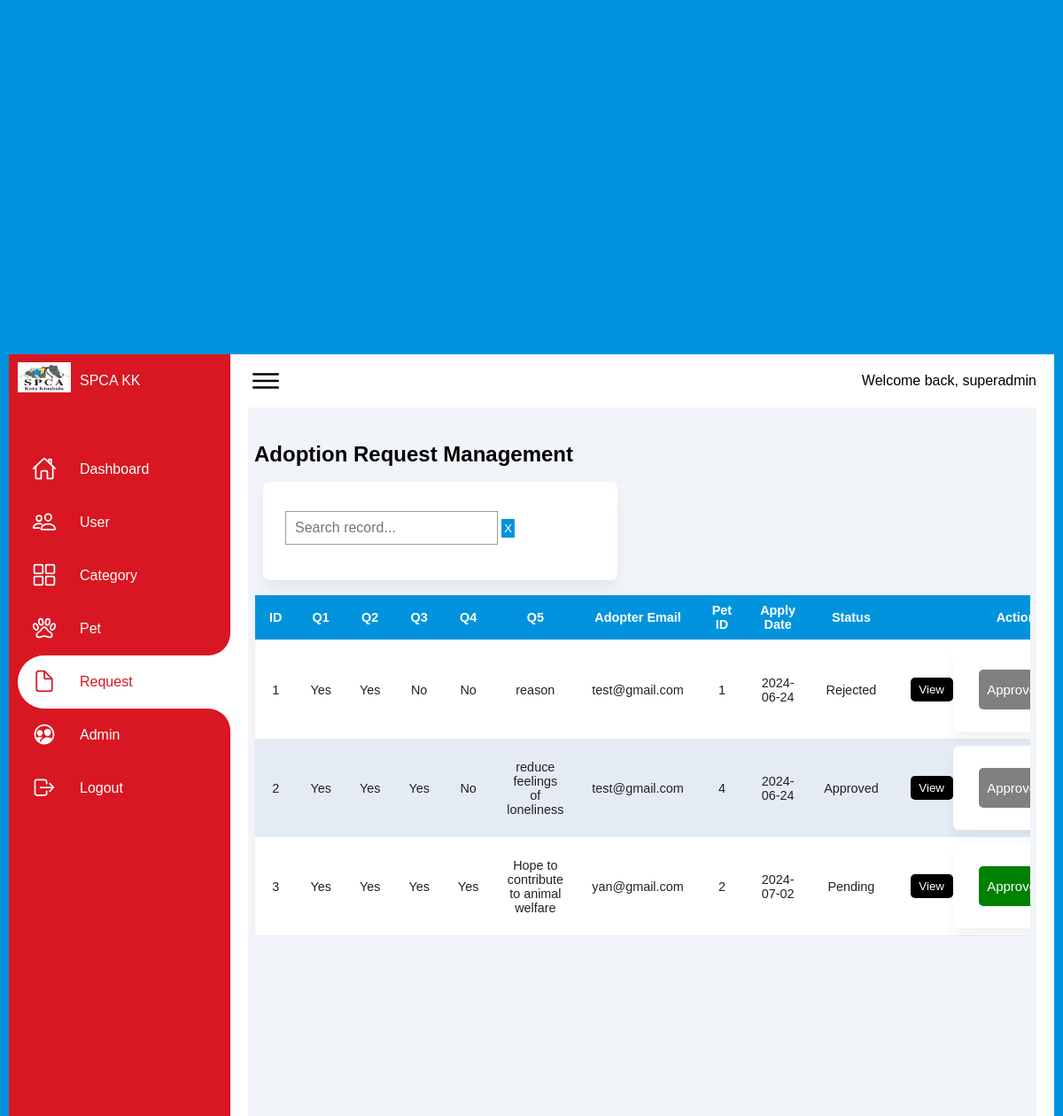
/admin/manageAdoptRequest.php (signed in), run on the app's committed database.
### tables this page shows
CREATE TABLE `question` (
  `apply_id` int(11) NOT NULL,
  `Q1` text NOT NULL,
  `Q2` text NOT NULL,
  `Q3` text NOT NULL,
  `Q4` text NOT NULL,
  `Q5` text NOT NULL,
  `adopter_name` varchar(255) NOT NULL,
  `adoptpet_id` int(11) NOT NULL,
  `apply_date` date NOT NULL DEFAULT current_timestamp(),
  `status` varchar(255) NOT NULL
);

### admin/manageAdoptRequest.php (the view, shortened to what this page needs)
<?php
require('../include/database.php');
if (isset($_SESSION['admin_name'])) {
    $admin_name = $_SESSION['admin_name'];
} else {
    header("Location: admin-login.php");
    exit();
}
if (isset($_SESSION['admin_role'])) {
    $admin_role = $_SESSION['admin_role'];
} else {
    header("Location: admin-login.php");
    exit();
}
?>
<!DOCTYPE html>
<html lang="en">
<head>
    <link rel="stylesheet" href="user-signup.css">
    <link rel="stylesheet" href="adminDashboard1.css">
    <link rel="stylesheet" href="https://maxst.icons8.com/vue-static/landings/line-awesome/line-awesome/1.3.0/css/line-awesome.min.css">
</head>
<body>
    <div class="container">
        <div class="navigation">
            <ul>
                <li>
                    <a href="#">
                        <span class="icon">
                            <img src="../images/logo v2.png" style="width: 60px;">
                        </span>
                        <span class="title">SPCA KK</span>
                    </a>
                </li>
                <li>
                    <a href="adminDashboard.php">
                        <span class="icon">
                            <ion-icon name="home-outline"></ion-icon>
                        </span>
                        <span class="title">Dashboard</span>
                    </a>
                </li>
                <li>
                    <a href="manageUser.php">
                        <span class="icon">
                            <ion-icon name="people-outline"></ion-icon>
                        </span>
                        <span class="title">User</span>
                    </a>
                </li>
                <li>
                    <a href="manageCategory.php">
                        <span class="icon">
                            <ion-icon name="grid-outline"></ion-icon>
                        </span>
                        <span class="title">Category</span>
                    </a>
                </li>
                <li>
                    <a href="managePet.php">
                        <span class="icon">
                            <ion-icon name="paw-outline"></ion-icon>
                        </span>
                        <span class="title">Pet</span>
                    </a>
                </li>
                <li class="active">
                    <a href="manageAdoptRequest.php">
                        <span class="icon">
                            <ion-icon name="document-outline"></ion-icon>
                        </span>
                        <span class="title">Request</span>
                    </a>
                </li>
                <?php if ($admin_role != 'Superadmin') {
                    echo '<li id="disabled">';
                    echo '<a href="manageAdmin.php">';
                    echo '<span class="icon">';
                    echo '<ion-icon name="people-circle-outline"></ion-icon>';
                    echo '</span>';
                    echo '<span class="title">Admin</span>';
                    echo '</a>';
                    echo '</li>';
                } else {
                    echo '<li>';
                    echo '<a href="manageAdmin.php">';
                    echo '<span class="icon">';
                    echo '<ion-icon name="people-circle-outline"></ion-icon>';
                    echo '</span>';
                    echo '<span class="title">Admin</span>';
                    echo '</a>';
                    echo '</li>';
                }
                ?>
                <li>
                    <a href="admin-logout.php">
                        <span class="icon">
                            <ion-icon name="log-out-outline"></ion-icon>
                        </span>
                        <span class="title">Logout</span>
                    </a>
                </li>
            </ul>
        </div>
        <div class="main">
            <div class="topbar">
                <div class="toggle">
                    <ion-icon name="menu-outline"></ion-icon>
                </div>
                <div class="user">
                    <p>Welcome back, <?php echo $admin_name; ?></p>
                </div>
            </div>
            <div class="grey-container" style="min-height:100vh;">
                <div class="userlist-table">
                    <div class="table-header">
                        <h2>Adoption Request Management</h2>
                    </div>
                            <div class="search">
        <form method="GET" action="<?php echo htmlspecialchars($_SERVER["PHP_SELF"]); ?>">
                    <label>
                        <input type="text" name="search" placeholder="Search record...">
            <button type="submit" class="clear-btn">X</button>
                    </label>
                </form>
        </div>
                    <div class="table-body">
                        <div class="table-responsive">
                            <?php
                        $sql = "SELECT * FROM question";
                            $result = mysqli_query($conn, $sql);
                            if (mysqli_num_rows($result) > 0) {
                                echo "<table style='width:100%;'>";
                                echo "<thead>";
                                echo "<tr>";
                                echo "<td>ID</td>";
                                echo "<td>Q1</td>";
                                echo "<td>Q2</td>";
                                echo "<td>Q3</td>";
                                echo "<td>Q4</td>";
                                echo "<td>Q5</td>";
                                echo "<td>Adopter Email</td>";
                                echo "<td>Pet ID</td>";
                                echo "<td>Apply Date</td>";
                                echo "<td>Status</td>";
                                echo "<td style='height:50px;'>Action</td>";
                                echo "</tr>";
                                echo "</thead>";
                                echo "<tbody>";
                                while ($row = mysqli_fetch_array($result)) {
                                    echo "<tr>";
                                    echo "<td>" . $row['apply_id'] . "</td>";
                                    echo "<td>" . $row['Q1'] . "</td>";
                                    echo "<td>" . $row['Q2'] . "</td>";
                                    echo "<td>" . $row['Q3'] . "</td>";
                                    echo "<td>" . $row['Q4'] . "</td>";
                                    echo "<td>" . $row['Q5'] . "</td>";
                                    echo "<td>" . $row['adopter_name'] . "</td>";
                                    echo "<td>" . $row['adoptpet_id'] . "</td>";
                                    echo "<td>" . $row['apply_date'] . "</td>";
                                    echo "<td>" . $row['status'] . "</td>";
                                    echo "<td>";
                                    echo "<a href='viewApplyDetail.php?apply_id=" . $row['apply_id'] . "'><input class='view-btn' type='button' value='View'></input></a>";
                                    echo "<form method='POST' style='display:inline-flex;'>";
                                    echo "<input class='approve-btn' type='submit' name='approve' value='Approve'" . ($row['status'] == 'Approved' || $row['status'] == 'Rejected' ? ' disabled' : '') . ">";
                                    echo "</form>";
                                    echo "</td>";
                                    echo "</tr>";
                                }
                                echo "</tbody>";
                                echo "</table>";
                            } else {
                                echo "<div style='text-align:center;font-weight: 600;'>-- NO RECORD FOUND --</div>";
                            }
                            ?>
                        </div>
                    </div>
                </div>
            </div>
        </div>
    </div>
</body>
</html>

### user-signup.css (style rules this page uses)
* { margin: 0; padding: 0; box-sizing: border-box; font-family: 'Open Sans', sans-serif; }
body { display: flex; align-items: center; justify-content: center; padding:40px 10px; min-height: 100vh; background: #0193DE; }
form { padding: 25px; background: #fff; max-width: 500px; width: 100%; border-radius: 7px; box-shadow: 0 10px 15px rgba(0, 0, 0, 0.05); }
form label { display: block; font-size: 15px; margin-bottom: 7px; }
form input, form select { height: 45px; padding: 10px; width: 100%; font-size: 15px; outline: none; background: #fff; border-radius: 3px; border: 1px solid #bfbfbf; }

### admin/adminDashboard1.css (style rules this page uses)
* { font-family: "Ubuntu", sans-serif; margin: 0; padding: 0; box-sizing: border-box; }
:root { --blue: #D81722; --white: #fff; --gray: #f5f5f5; --black1: #222; --black2: #999; }
body { min-height: 100vh; overflow-x: hidden; }
.container { position: relative; width: 100%; }
.navigation { position: fixed; width: 250px; height: 100%; background: #D81722; border-left: 10px solid #D81722; transition: 0.5s; overflow: hidden; }
.navigation ul { position: absolute; top: 0; left: 0; width: 100%; }
.navigation ul li { position: relative; width: 100%; list-style: none; border-top-left-radius: 30px; border-bottom-left-radius: 30px; }
.navigation ul li:hover, .navigation ul li.active { background-color: var(--white); }
.navigation ul li:nth-child(1) { margin-bottom: 40px; pointer-events: none; }
.navigation ul li a { position: relative; display: block; width: 100%; display: flex; text-decoration: none; color: var(--white); }
.navigation ul li:hover a, .navigation ul li.active a { color: var(--blue); }
.navigation ul li a .icon { position: relative; display: block; min-width: 60px; height: 60px; line-height: 75px; text-align: center; }
.navigation ul li a .icon ion-icon { font-size: 1.75rem; }
.navigation ul li a .title { position: relative; display: block; padding: 0 10px; height: 60px; line-height: 60px; text-align: start; white-space: nowrap; }
.navigation ul li:hover a::before, .navigation ul li.active a::before { content: ""; position: absolute; right: 0; top: -50px; width: 50px; height: 50px; background-color: transparent; border-radius: 50%; box-shadow: 35px 35px 0 10px var(--white); pointer-events: none; }
.navigation ul li:hover a::after, .navigation ul li.active a::after { content: ""; position: absolute; right: 0; bottom: -50px; width: 50px; height: 50px; background-color: transparent; border-radius: 50%; box-shadow: 35px -35px 0 10px var(--white); pointer-events: none; }
.main { position: absolute; width: calc(100% - 250px); left: 250px; min-height: 100vh; background: var(--white); transition: 0.5s; }
.topbar { width: 100%; height: 60px; display: flex; justify-content: space-between; align-items: center; padding: 0px 20px 0px 10px; }
.toggle { position: relative; width: 60px; height: 60px; display: flex; justify-content: center; align-items: center; font-size: 2.5rem; cursor: pointer; }
.search { position: relative; width: 400px; margin: 0 10px; }
.search label { position: relative; width: 100%; }
.search label input { width: 100%; height: 40px; border-radius: 40px; padding: 5px 20px; padding-left: 35px; font-size: 18px; outline: none; border: 1px solid var(--black2); }
:root { --main-color: #0193DE; --color-dark: #1D2231; --text-grey: #8390A2; }
* { padding: 0; margin: 0; box-sizing: border-box; list-style-type: none; text-decoration: none; font-family: 'Poppins', sans-serif; }
table { border-collapse: collapse; }
thead tr { border-top: 1px solid #f0f0f0; border-bottom: 1px solid #f0f0f0; }
thead td { font-weight: 700; }
td { padding: .5rem 1rem; font-size: .9rem; color: #222; }
tr td:last-child { display: flex; align-items: center; }
.table-responsive { width: 100%; overflow-x: auto; }
.grey-container { background: #f1f5f9; padding:20px; margin-left: 20px; margin-right: 20px; }

### data on the page
question: apply_id "1", Q1 "Yes", Q2 "Yes", Q3 "No", Q4 "No", Q5 "reason", adopter_name "test@gmail.com", adoptpet "1", apply_date "2024-06-24", status "Rejected", approve "Approve"
question: apply_id "2", Q1 "Yes", Q2 "Yes", Q3 "Yes", Q4 "No", Q5 "reduce feelings of loneliness", adopter_name "test@gmail.com", adoptpet "4", apply_date "2024-06-24", status "Approved", approve "Approve"
question: apply_id "3", Q1 "Yes", Q2 "Yes", Q3 "Yes", Q4 "Yes", Q5 "Hope to contribute to animal welfare", adopter_name "yan@gmail.com", adoptpet "2", apply_date "2024-07-02", status "Pending", approve "Approve"

### other printed values
$admin_name "superadmin"
